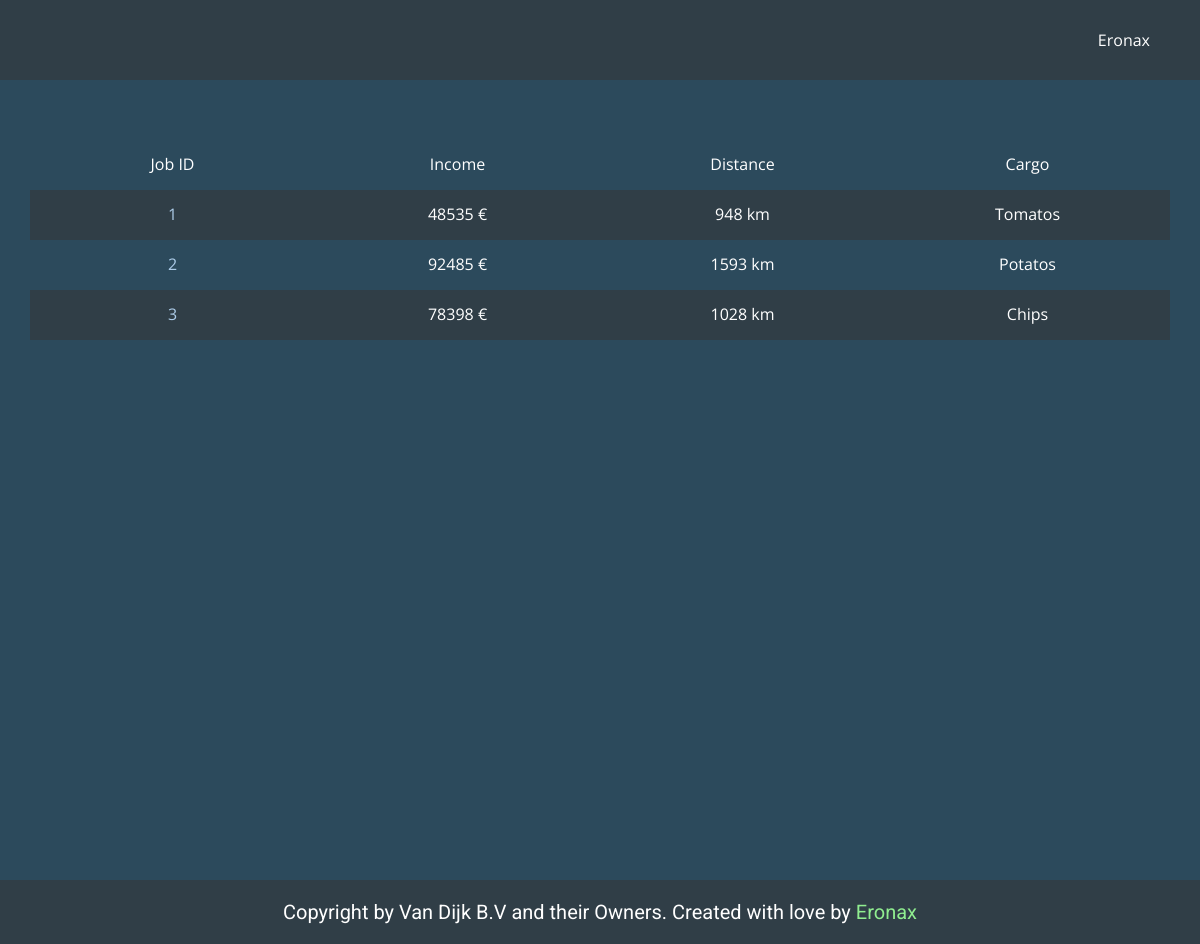
The page /jobs.php (signed in) on the database as committed earlier.
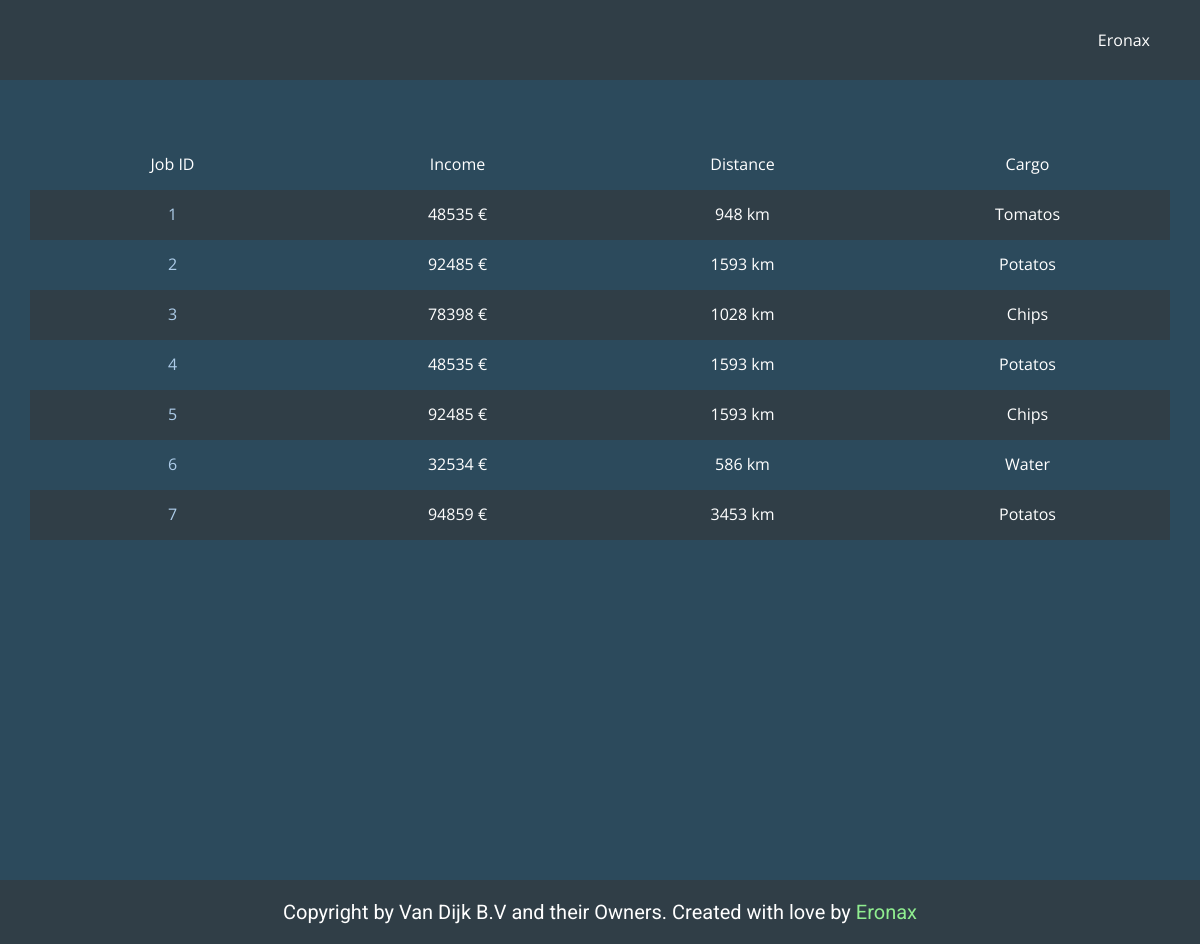
The same page on the database as committed later.
### tables this page shows
CREATE TABLE IF NOT EXISTS `jobs` (
  `id` int(11) NOT NULL AUTO_INCREMENT,
  `user_id` int(11) NOT NULL,
  `username` varchar(50) NOT NULL,
  `departure_id` int(11) NOT NULL,
  `destination_id` int(11) NOT NULL,
  `truck_id` int(11) NOT NULL,
  `cargo` varchar(50) NOT NULL,
  `income` int(11) NOT NULL,
  `distance` int(11) NOT NULL,
  `admin` varchar(50) NOT NULL,
  `evidence` text NOT NULL,
  `timestamp` timestamp NOT NULL DEFAULT current_timestamp() ON UPDATE current_timestamp(),
  PRIMARY KEY (`id`),
  KEY `FK_jobs_trucks` (`truck_id`),
  CONSTRAINT `FK_jobs_trucks` FOREIGN KEY (`truck_id`) REFERENCES `trucks` (`id`) ON DELETE NO ACTION ON UPDATE NO ACTION
);

### public/jobs.php (called while the page is built, shortened)
<?php
include '../app/classes/information.php';
include '../app/database.php';
include '../app/config.php';
$username = $_SESSION['name'];
$all_user_jobs = all_user_jobs($con, $username);
require '../views/jobs.view.php';

### app/database.php (called while the page is built, shortened)
<?php
function all_user_jobs($con, $username)
{
    $query = "SELECT jobs.id, jobs.income, jobs.distance, jobs.cargo
    FROM jobs
    WHERE jobs.username='$username'";
    $all_user_jobs = $con->query($query);
    return $all_user_jobs;
}

### views/jobs.view.php (the view, shortened to what this page needs)
<!DOCTYPE html>
<html style="font-size: 16px;">
<head>
  <link rel="stylesheet" href="../views/css/nicepage_users.css" media="screen">
  <link rel="stylesheet" href="../views/css/users.css" media="screen">
</head>
<body class="u-body">
  <?php include($header); ?>
  <section class="u-align-center u-clearfix u-custom-color-2 u-section-1" id="sec-d44b">
    <div class="u-clearfix u-sheet u-sheet-1">
      <div class="u-expanded-width u-table u-table-responsive u-table-1">
        <table class="u-table-entity u-table-entity-1">
          <colgroup>
            <col width="25%">
            <col width="25%">
            <col width="25%">
            <col width="25%">
          </colgroup>
          <tbody class="u-align-center u-table-alt-custom-color-1 u-table-body">
            <tr style="height: 50px;">
              <td class="u-table-cell">Job ID</td>
              <td class="u-table-cell">Income</td>
              <td class="u-table-cell">Distance</td>
              <td class="u-table-cell">Cargo</td>
            </tr>
            <?php while ($job = $all_user_jobs->fetch_assoc()) : ?>
              <tr style="height: 50px;">
                <td class="u-table-cell"><a href="../public/jobs.php?id=<?php echo $job["id"] ?>"><?php echo $job["id"] ?></a></td>
                <td class="u-table-cell"><?php echo $job["income"] ?> €</td>
                <td class="u-table-cell"><?php echo $job["distance"] ?> km</td>
                <td class="u-table-cell"><?php echo $job["cargo"] ?></td>
              </tr>
            <?php endwhile; ?>
          </tbody>
        </table>
      </div>
    </div>
  </section>
  <?php include($footer); ?>
</body>
</html>

### views/layout/header.php (shortened to what this page needs)
<?php
include_once '../app/config.php';
include_once '../app/database.php';
?>
<header class="u-clearfix u-custom-color-1 u-header u-header" id="sec-7588">
    <div class="u-clearfix u-sheet u-sheet-1">
        <nav class="u-menu u-menu-dropdown u-offcanvas u-menu-1" data-responsive-from="XS">
            <?php if (!isset($_SESSION['loggedin'])) { ?>
                <div class="u-custom-menu u-nav-container">
                    <ul class="u-custom-font u-nav u-text-font u-unstyled u-nav-1">
                        <li class="u-nav-item"><a class="u-button-style u-nav-link u-text-active-white u-text-hover-palette-1-base" href="../public/index.php" style="padding: 10px 20px;">Home</a>
                            <div class="u-nav-popup">
                                <ul class="u-h-spacing-20 u-nav u-unstyled u-v-spacing-10 u-nav-2">
                                    <li class="u-nav-item"><a class="u-button-style u-custom-color-2 u-nav-link" href="../public/login.php">Login</a>
                                    </li>
                                    <li class="u-nav-item"><a class="u-button-style u-custom-color-2 u-nav-link" href="../public/register.php">Register</a>
                                    </li>
                                </ul>
                            </div>
                        </li>
                    </ul>
                </div>
                <div class="u-custom-menu u-nav-container-collapse">
                    <div class="u-container-style u-custom-color-1 u-inner-container-layout u-sidenav">
                        <div class="u-sidenav-overflow">
                            <div class="u-menu-close"></div>
                            <ul class="u-align-center u-nav u-popupmenu-items u-unstyled u-nav-3">
                                <li class="u-nav-item"><a class="u-button-style u-nav-link" href="../public/index.php" style="padding: 10px 20px;">Home</a>
                                    <div class="u-nav-popup">
                                        <ul class="u-h-spacing-20 u-nav u-unstyled u-v-spacing-10 u-nav-4">
                                            <li class="u-nav-item"><a class="u-button-style u-custom-color-2 u-nav-link" href="../public/login.php">Login</a>
                                            </li>
                                            <li class="u-nav-item"><a class="u-button-style u-custom-color-2 u-nav-link" href="../public/register.php">Register</a>
                                            </li>
                                        </ul>
                                    </div>
                                </li>
                            </ul>
                        </div>
                    </div>
                    <div class="u-custom-color-1 u-menu-overlay u-opacity u-opacity-70"></div>
                </div>
            <?php } else { ?>
                <div class="u-custom-menu u-nav-container">
                    <ul class="u-custom-font u-nav u-text-font u-unstyled u-nav-1">
                        <li class="u-nav-item"><a class="u-button-style u-nav-link u-text-active-white u-text-hover-palette-1-base" href="../public/index.php" style="padding: 10px 20px;"><?php echo $_SESSION["name"]; ?></a>
                        </li>
                    </ul>
                </div>
            <?php } ?>
        </nav>
    </div>
</header>

### app/classes/information.php (shortened to what this page needs)
<?php
$footertitle = 'Copyright by Van Dijk B.V and their Owners. Created with love by <a style="color: lightgreen;" href="../public/profile.php?id=1">Eronax</a>';

### views/layout/footer.php (shortened to what this page needs)
<?php
include '../app/classes/information.php';
?>
<footer class="u-align-center u-clearfix u-custom-color-1 u-footer u-footer" id="sec-d4d2">
    <div class="u-align-left u-clearfix u-sheet u-sheet-1">
        <h5 class="u-align-center u-text u-text-1"><?php echo $footertitle ?></h5>
    </div>
</footer>

### views/css/users.css (style rules this page uses)
.u-section-1 { background-image: none; }
.u-section-1 .u-sheet-1 { min-height: 100vh; }
.u-section-1 .u-table-1 { margin-top: 60px; margin-bottom: 60px; width: 1140px; }
.u-section-1 .u-table-entity-1 { min-height: 100px; }

Rows that differ between the two databases and show on the page:
added jobs: id "4", income "48535", distance "1593", cargo "Potatos"
added jobs: id "5", income "92485", distance "1593", cargo "Chips"
added jobs: id "6", income "32534", distance "586", cargo "Water"
added jobs: id "7", income "94859", distance "3453", cargo "Potatos"
